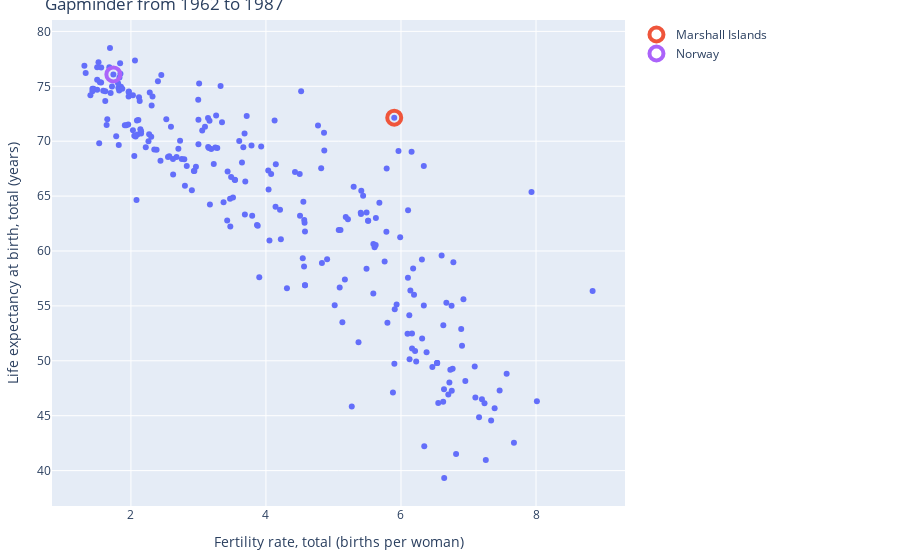

Source (notebook cell):
### Markdown cell above
- fantastic debugging discusion the last time
- watch expressions was new to me
- debugging and inspecting dataframes, figures and callback contect still feel... inefficient
- I feel it's better to use pickle() and inspect objects in JupyterLab
- But that too feels inefficient
- Typical workflow:
    - run without debugging
    - get an error message in the app
    - correct the error message and run again with ctrl+s
    - OR shut down app
    - run again with Start Debugging
    - Anyway: A LOT of restarting going on
- are there better ways that are unknow to me/us?
    - perhaps with PyCharm?
    - Or in VSCode Call Stack?
    - => I'd like to dive into this:
    - AND weird or even productive ways to set up attributes in app.run_server() like:
        - debug = True
        - dev_tools_props_check 
        - dev_tools_ui
- Community efforts were mentioned last time around
    - a possibility for a medium article?
    - if not, then SO or CF

### Code cell
with shelve.open('C:\\repos\shelve\dash2\\figure_structure', 'r') as shelf_in:
    fig = shelf_in['figout']
    figdata = shelf_in['figdata']
    dfi = shelf_in['dfi']

    dff = shelf_in['dfout']
    ctx_inputs_list = shelf_in['ctx_inputs_list']
    ctx_outputs_list = shelf_in['ctx_outputs_list']

f = fig.full_figure_for_development(warn=False)
fig.show()

### Figure 1 — Plotly figure (JSON) as saved in the notebook; plotly's stock layout.template omitted (floating-point values rounded to 4 significant figures; data arrays with more than 128 entries replaced by an {"elided": "..."} marker saying what was removed)
{"data": [{"customdata": {"elided": "264 str values"}, "hovertemplate": "<b>%{hovertext}</b><br><br>x=%{x}<br>y=%{y}<extra></extra>", "hovertext": {"elided": "264 str values"}, "legendgroup": "", "marker": {"color": "#636efa", "symbol": "circle"}, "mode": "markers", "name": "", "orientation": "v", "showlegend": false, "type": "scatter", "x": {"elided": "264 float values"}, "xaxis": "x", "y": {"elided": "264 float values"}, "yaxis": "y"}, {"hoverinfo": "skip", "marker": {"color": "#EF553B", "line": {"width": 4}, "size": 14, "symbol": "circle-open"}, "mode": "markers", "name": "Marshall Islands", "type": "scatter", "x": [5.9], "y": [72.14]}, {"hoverinfo": "skip", "marker": {"color": "#AB63FA", "line": {"width": 4}, "size": 14, "symbol": "circle-open"}, "mode": "markers", "name": "Norway", "type": "scatter", "x": [1.74], "y": [76.08]}], "layout": {"autosize": true, "hovermode": "closest", "legend": {"orientation": "v", "tracegroupgap": 0}, "margin": {"b": 20, "l": 20, "r": 275, "t": 20}, "title": {"text": "Gapminder from 1962 to 1987"}, "uirevision": "constant", "xaxis": {"anchor": "y", "autorange": true, "domain": [0, 1], "range": [0.8629, 9.286], "title": {"text": "Fertility rate, total (births per woman)"}, "type": "linear"}, "yaxis": {"anchor": "x", "autorange": true, "domain": [0, 1], "range": [36.84, 80.98], "title": {"text": "Life expectancy at birth, total (years)"}, "type": "linear"}}}
